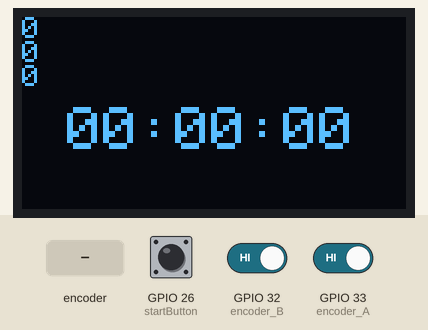
Recording of a sketch running on a simulated ESP32. Parts: 128×64 one-colour display. The test bench sets the inputs (shaded band); at power-on: GPIO 26 (startButton) HIGH, GPIO 32 (encoder_B) HIGH, GPIO 33 (encoder_A) HIGH.

Above: at 1.2 s.
1.3 s: GPIO 26 (startButton) pulled LOW for 0.15 s
4.4 s: rotary encoder on GPIO 33 (encoder_A) / GPIO 32 (encoder_B) turned 1 step (first pin leading)
At 6.1 s:
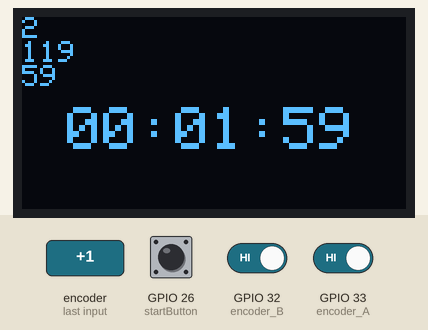
6.8 s: rotary encoder on GPIO 33 (encoder_A) / GPIO 32 (encoder_B) turned 1 step (first pin leading)
At 8.1 s:
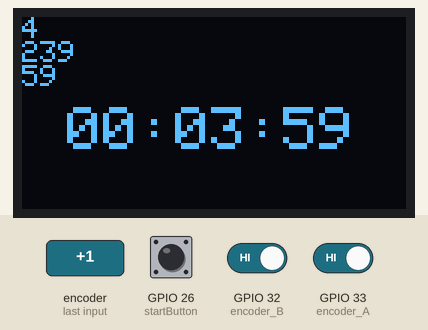
Timing chart, 0 to 9.8 s (numbered marks = the images above; inputs shaded):
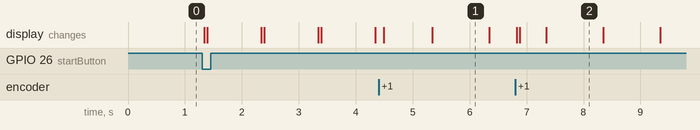

Measured:
- after the input at 4.4 s, the display: first changes after 0.09 s (image 1 shows a later state)
- what the display in image 1 shows lasts 1.0 s, from 5.3 s to 6.3 s

The sketch:

ESP32_Oled_timer_Rotary.ino
```cpp
#include <Wire.h>
#include <Adafruit_GFX.h>
#include <Adafruit_SSD1306.h>

#define SCREEN_WIDTH 128
#define SCREEN_HEIGHT 64
#define OLED_RESET     -1
#define startButton 26
#define encoder_A 33
#define encoder_B 32

Adafruit_SSD1306 display(SCREEN_WIDTH, SCREEN_HEIGHT, &Wire, OLED_RESET);

int hours;
int minutes;
int seconds;
unsigned long previousMillis = 0;
const long  interval = 1000;

int encoderCount = 0;
int encoder_ALast;
int value_A;
boolean bCW;

int buttonState;
int lastButtonState = HIGH;
int State = LOW;

long totalSeconds = 0;

void setup() {
  Serial.begin(115200);
  Wire.begin();
  display.begin(SSD1306_SWITCHCAPVCC, 0x3C);
  pinMode(startButton, INPUT_PULLUP); // start button
  pinMode (encoder_A, INPUT_PULLUP);
  pinMode (encoder_B, INPUT_PULLUP);
  encoder_ALast = digitalRead(encoder_A);
}

void loop() {
  // encoder gomb kezelés-----------------------
  buttonState = digitalRead(startButton);
  if (buttonState != lastButtonState) {
    if (buttonState == LOW) {
      State = !State;
    }
  }
  lastButtonState = buttonState;

  // encoder kezelés-----------------------------------
  value_A = digitalRead(encoder_A);
  if (value_A != encoder_ALast) {
    if (digitalRead(encoder_B) != value_A) {
      encoderCount ++;
      totalSeconds = max(0, encoderCount * 60);
    }
    else {
      encoderCount--;
      totalSeconds = max(0, encoderCount * 60);
    }
  }
  encoder_ALast = value_A;


  if (State == 1) {
    unsigned long currentMillis = millis();
    if (currentMillis - previousMillis >= interval) {
      previousMillis = currentMillis;
      if (totalSeconds > 0) {
          totalSeconds--;
      } else {
        showTimeoutScreen();
        return;
      }
    }
  }

  display.clearDisplay();
  hours = totalSeconds / 3600;
  minutes = (totalSeconds % 3600) / 60;
  seconds = totalSeconds % 60;
  display.setTextSize(1);
  display.setCursor(0, 0);
  display.println(String(encoderCount));
  display.println(String(totalSeconds));
  display.println(String(seconds));
  display.setTextSize(2);
  display.setTextColor(SSD1306_WHITE);
  display.setCursor(15, 30);
  display.printf("%02d:%02d:%02d", hours, minutes, seconds);
  display.display();
}

void showTimeoutScreen() {
  display.clearDisplay();
  display.fillScreen(SSD1306_WHITE);
  display.setTextColor(SSD1306_BLACK);
  display.setTextSize(2);
  display.setCursor(15, 25);
  display.display();
}
```
